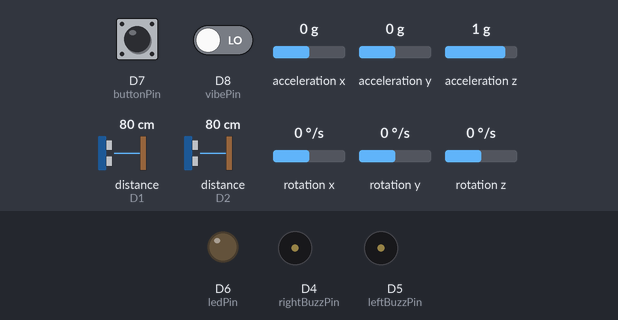
Recording of a sketch running on a simulated Arduino MKR. On the bench: output pins drawn as LEDs (lit = HIGH), buzzer (waves = sounding, pin HIGH). Wiring (inferred from the names in the program): 2 × ultrasonic range finder: trigger D0, echo D1 / trigger D3, echo D2; MPU-6050 motion sensor at I2C address 0x68. Inputs (shaded band) come from the test bench; at power-on: D7 (buttonPin) LOW, distance to the obstacle (sensors on D1, D2) 80 cm, D8 (vibePin) LOW, acceleration x 0 g, acceleration y 0 g, acceleration z 1 g, rotation x 0 °/s, rotation y 0 °/s, rotation z 0 °/s. The echo pulse lasts 58.3 µs per cm; WiFi joins after 1.5 s; servers stay silent unless stated; uploads are accepted with an empty reply; pins used as bus, display or sensor lines are not drawn; what the sketch prints to the serial monitor is not drawn.

Above: at 2.7 s.
2.8 s: D7 (buttonPin) pulled HIGH for 0.15 s
At 2.94 s:
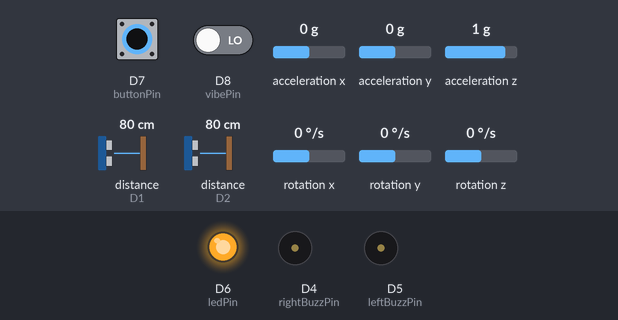
4.5 s: distance to the obstacle (sensor on D1) set to 34 cm
6.0 s: distance to the obstacle (sensor on D1) set to 28 cm
At 6.3 s:
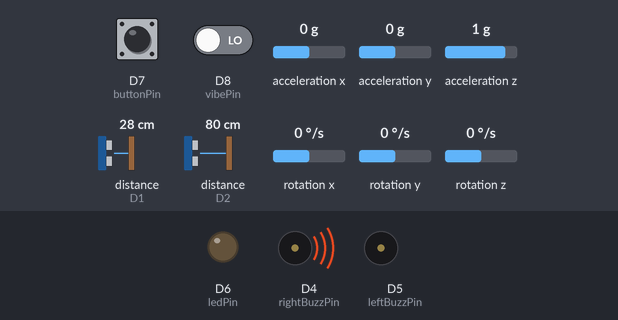
7.5 s: D8 (vibePin) driven HIGH
At 8.2 s:
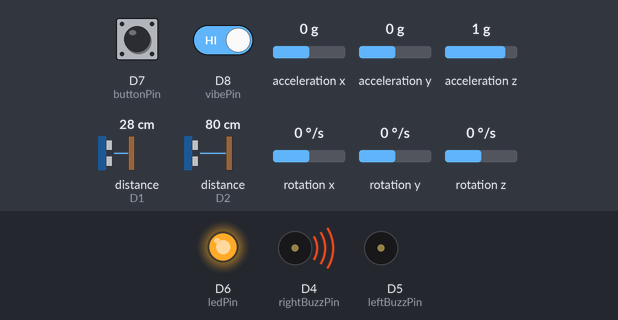
9.0 s: distance to the obstacle (sensor on D2) set to 33 cm
10.5 s: distance to the obstacle (sensor on D2) set to 27 cm
At 11.8 s:
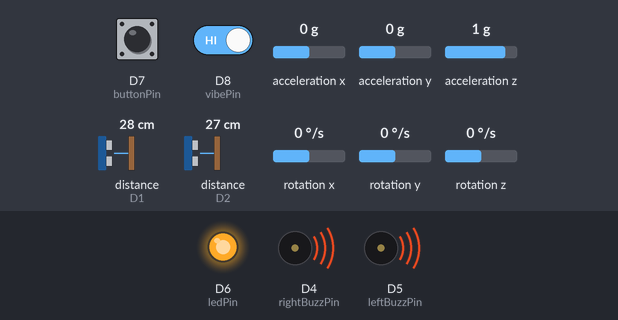
Timing chart, 0 to 13.0 s (numbered marks = the images above; inputs shaded):
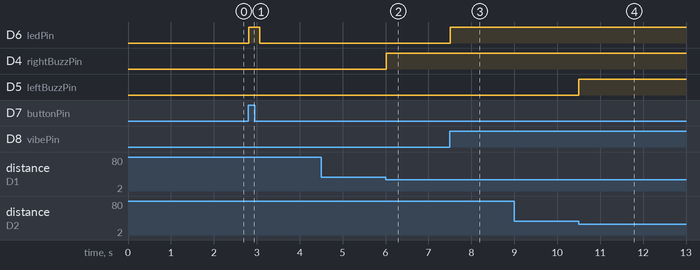

Measured:
- the behaviour switches between 31 and 30 cm on distance to the obstacle (sensor on D1) (found by bisection; images 1 and 2)
- the behaviour switches between 31 and 30 cm on distance to the obstacle (sensor on D2) (found by bisection; images 3 and 4)
- after the input at 2.8 s, D6 (ledPin): LOW → HIGH at once, → LOW 0.27 s later
- after the input at 6.0 s, D4 (rightBuzzPin): LOW → HIGH at once
- after the input at 7.5 s, D6 (ledPin): LOW → HIGH at once
- after the input at 10.5 s, D5 (leftBuzzPin): LOW → HIGH at once

The sketch:

client.ino
```cpp
/*
The system consists of an Arduino MKR1000 device serving as the client and an Arduino MKR1000 device acting like a server.
The first board is part of a wearable technology attached to a knee or a wrist band.
This wearable technology is equipped with two ultrasonic sensors, two corresponding vibration motor modules,
one accelerometer and a push button.

*/

#include <MPU6050.h>
#include <SPI.h>
#include <WiFi101.h>
#include <Wire.h>

MPU6050 mpu;

char ssid[] = "test";  //Character array that stores the name of the Wi-Fi network that the MKR1000 board will connect to
char pass[] = "test";  //Character array that stores the password of the Wi-Fi network that the MKR1000 board will connect to
int keyIndex = 0;      //Network key Index number

int status = WL_IDLE_STATUS;  //holds the Wi-Fi connection's current state
WiFiServer server(80);        //Wi-FiServer class object that represents a server that is configured to listen on port 80


#define leftEchoPin 2     // attach pin  Arduino to pin Echo of HC-SR04
#define leftTrigPin 3     //attach pin  Arduino to pin Trig of HC-SR04
#define rightBuzzPin 4    //attach pin  to buzzer Left
#define leftBuzzPin 5     //attach pin  to buzzer Left
#define distThreshold 30  //20 cm equals danger
#define rightTrigPin 0
#define rightEchoPin 1

const int buttonPin = 7;  // Type int used as input pin for the button
const int vibePin = 8;    // Type int used as input pin for the button vibe
const int ledPin = 6;     // Type int used as input pin for the LED
int buttonState = 1;      // set initial button state
int vibeState = 1;        // set initial vibe state

//defines variables
long durationLeft;   //Variable type long used to store the duration of the left HC-SR04 sensor sound wave travel
long durationRight;  // Variable type long used to store the duration of the right HC-SR04 sensor sound wave travel
int distanceLeft;    //Variable type int used to store the distance of the left HC-SR04 sensor sound wave travel
int distanceRight;   //Variable type long used to store the distance of the right HC-SR04 sensor sound wave travel

// Used to connect to the destination IP address ISY, which is an instance of the class IPAddress.
WiFiClient client;

IPAddress ISY(172, 20, 10, 14);  //Set my target IP address

const int MPU_addr = 0x68;  // Constant of type int that is used to store the I2C address of the MPU-6050 accelerometer

int16_t AcX, AcY, AcZ, Tmp, GyX, GyY, GyZ;  //Variables of type int16_t and are used to store the raw data read from the accelerometer

float ax = 0, ay = 0, az = 0, gx = 0, gy = 0, gz = 0;  //Variables of type float and are used to store the acceleration and angular velocity values calculated from the raw data

boolean fall = false;      //Boolean variable that stores if a fall has occurred
boolean trigger1 = false;  //Boolean variable that stores if first trigger (lower threshold) has occurred
boolean trigger2 = false;  //Boolean variable that stores if second trigger (upper threshold) has occurred
boolean trigger3 = false;  //Boolean variable that stores if third trigger (orientation change) has occurred
byte trigger1count = 0;    //Byte type variable that stores the counts past since trigger 1 was set true; thus activated
byte trigger2count = 0;    //Byte type variable that stores the counts past since trigger 2 was set true; thus activated
byte trigger3count = 0;    //Byte type variable that stores the counts past since trigger 3 was set true; thus activated

int angleChange = 0;  //Type int variable that stores the angle change

void send_event(const char *event);
const char *host = "maker.ifttt.com";     //Constant of type char * used to store the host address for the IFTTT web service
const char *privateKey = "generatedkey";  //Constant of type char * used to store the private key for the IFTTT web service

void setup() {
  pinMode(rightTrigPin, OUTPUT);  //right trigPin as an OUTPUT
  pinMode(leftTrigPin, OUTPUT);   //lefttrigPin as an OUTPUT
  pinMode(leftEchoPin, INPUT);    //left echoPin as an INPUT
  pinMode(rightEchoPin, INPUT);   //right echoPin as an INPUT
  pinMode(leftBuzzPin, OUTPUT);   //leftBuzzPin as an OUTPUT
  pinMode(rightBuzzPin, OUTPUT);  //rightBuzzPin as an OUTPUT
  pinMode(ledPin, OUTPUT);        //LED pin as an OUTPUT
  pinMode(buttonPin, INPUT);      //button pin as an INPUT
  pinMode(vibePin, INPUT);        //vibe sensor pin an an INPUT


  Serial.begin(9600);  //9600 of baudrate speed
  Serial.println("Arduino MKR1000");

  Wire.begin();
  Wire.beginTransmission(MPU_addr);
  Wire.write(0x6B);  // PWR_MGMT_1 register
  Wire.write(0);     //launches MPU-6050
  Wire.endTransmission(true);

  //test for the shield
  if (WiFi.status() == WL_NO_SHIELD) {
    Serial.println("WiFi shield not present");

    while (true)
      ;
  }

  //attempt to establish wifi connection
  while (status != WL_CONNECTED) {
    Serial.print("Attempting to connect to SSID: ");
    Serial.println(ssid);

    status = WiFi.begin(ssid, pass);
    //delay
    delayMicroseconds(1000);
  }

  //SSID info
  Serial.print("SSID: ");
  Serial.println(WiFi.SSID());

  //IP address:
  IPAddress ip = WiFi.localIP();
  Serial.print("IP Address: ");
  Serial.println(ip);

  //received signal strength:
  long rssi = WiFi.RSSI();
  Serial.print("signal strength (RSSI):");
  Serial.print(rssi);
  Serial.println(" dBm");

  Serial.println("Initializing: MPU6050");

  while (!mpu.begin(MPU6050_SCALE_2000DPS, MPU6050_RANGE_2G)) {
    Serial.println("Unable to locate MPU6050");
    //delay
    delayMicroseconds(500);
  }
}

//Main
void loop() {

  mpu_read();

  ax = (AcX - 2050) / 16384.00;
  ay = (AcY - 77) / 16384.00;
  az = (AcZ - 1947) / 16384.00;
  gx = (GyX + 270) / 131.07;
  gy = (GyY - 351) / 131.07;
  gz = (GyZ + 136) / 131.07;

  //Amplitude calculation for all axis
  float raw_amplitude = pow(pow(ax, 2) + pow(ay, 2) + pow(az, 2), 0.5);
  int amplitude = raw_amplitude * 10;  // Mulitiplied by 10 bcz values are between 0 to 1
  Serial.println(amplitude);

  //First trigger
  if (amplitude <= 4 && trigger2 == false) {  //First threshold: Rapid move breaks the lowest threshold (0.4g)

    trigger1 = true;  //First trigger activated
    Serial.println("TRIGGER 1 ACTIVATED");
  }

  //Second trigger
  if (trigger1 == true) {
    trigger1count++;
    if (amplitude >= 5) {  //Second threshold: Rapid move breaks the medium threshold (3g)

      trigger2 = true;
      Serial.println("TRIGGER 2 ACTIVATED");
      trigger1 = false;
      trigger1count = 0;
    }
  }

  //Third trigger
  if (trigger2 == true) {
    trigger2count++;
    angleChange = pow(pow(gx, 2) + pow(gy, 2) + pow(gz, 2), 0.5);
    Serial.println(angleChange);
    if (angleChange >= 10 && angleChange <= 400) {  //Third threshold: Orientations change by 80-100 degrees
      trigger3 = true;
      trigger2 = false;
      trigger2count = 0;
      Serial.println(angleChange);
      Serial.println("TRIGGER 3 ACTIVATED");
    }
  }
  if (trigger3 == true) {
    trigger3count++;
    if (trigger3count >= 2) {
      angleChange = pow(pow(gx, 2) + pow(gy, 2) + pow(gz, 2), 0.5);
      Serial.println(angleChange);
      if ((angleChange >= 0) && (angleChange <= 20)) {  //Check if Orientation stays between 0-10 degrees => Confirmed fall
        fall = true;
        trigger3 = false;
        trigger3count = 0;
        Serial.println(angleChange);
      } else {  //False Alarm => User stood up
        trigger3 = false;
        trigger3count = 0;
        Serial.println("TRIGGER 3 DEACTIVATED");
      }
    }
  }
  if (fall == true) {  //Fall detected
    Serial.println("FALL DETECTED");
    send_event("Fall Detection");
    fall = false;
  }
  if (trigger2count >= 6) {
    trigger2 = false;
    trigger2count = 0;
    Serial.println("TRIGGER 2 DECACTIVATED");
  }
  if (trigger1count >= 6) {
    trigger1 = false;
    trigger1count = 0;
    Serial.println("TRIGGER 1 DECACTIVATED");
  }
  delayMicroseconds(100);

  // Clears the trigPin
  digitalWrite(rightTrigPin, LOW);
  delayMicroseconds(2);

  // Sets the trigPin HIGH (ACTIVE) for 10 microseconds
  digitalWrite(rightTrigPin, HIGH);
  delayMicroseconds(10);
  digitalWrite(rightTrigPin, LOW);

  //Returns duration of the sound wave travel in microseconds
  durationRight = pulseIn(rightEchoPin, HIGH);

  // Clears the trigPin
  digitalWrite(leftTrigPin, LOW);
  delayMicroseconds(2);

  // Sets the trigPin HIGH (ACTIVE) for 10 microseconds
  digitalWrite(leftTrigPin, HIGH);
  delayMicroseconds(10);
  digitalWrite(leftTrigPin, LOW);

  //Returns duration of the sound wave travel in microseconds
  durationLeft = pulseIn(leftEchoPin, HIGH);

  //Calculating distances
  distanceLeft = durationLeft * 0.034 / 2;  //Divided by 2, (back and forth)
  distanceRight = durationRight * 0.034 / 2;

  if (distanceLeft < distThreshold) {
    digitalWrite(leftBuzzPin, HIGH);
  }  //Trigger leftBuzzer
  else {
    digitalWrite(leftBuzzPin, LOW);
  }  //Turn off leftBuzzer

  if (distanceRight < distThreshold) {
    digitalWrite(rightBuzzPin, HIGH);
  }  //Trigger  rightBuzzer
  else {
    digitalWrite(rightBuzzPin, LOW);
  }  //Turn of rightBuzzer

  // Displays the distance on the Serial Monitor
  Serial.print("Distance Left: ");
  Serial.print(distanceLeft);
  Serial.println(" cm");

  Serial.print("Distance Right: ");
  Serial.print(distanceRight);
  Serial.println(" cm");


  // check for BUTTON state change
  if (digitalRead(buttonPin) == HIGH && buttonState == 0) {
    digitalWrite(ledPin, HIGH);  // Turn on led
    Serial.println("MKR server LED on");
    buttonState = 1;      // Set button closed
    sendButtonChangeH();  // http GET request => button to high
  }
  if (digitalRead(buttonPin) == LOW && buttonState == 1) {
    digitalWrite(ledPin, LOW);  // turn off led
    Serial.println("MKR server LED off");
    buttonState = 0;      // Set button open
    sendButtonChangeL();  // http GET request => button to low
  }


  // check for VIBRATION state change. Same routine as before.
  if (digitalRead(vibePin) == HIGH && vibeState == 0) {
    digitalWrite(ledPin, HIGH);
    Serial.println("MKR vibe on");
    vibeState = 1;
    sendVibeChangeH();
  }

  if (digitalRead(vibePin) == LOW && vibeState == 1) {
    digitalWrite(ledPin, LOW);
    Serial.println("MKR vibe off");
    vibeState = 0;
  }


  Vector rawAccel = mpu.readRawAccel();
  Vector normAccel = mpu.readNormalizeAccel();

  Serial.print(" Xnorm = ");
  Serial.print(normAccel.XAxis);
  Serial.print(" Ynorm = ");
  Serial.print(normAccel.YAxis);
  Serial.print(" Znorm = ");
  Serial.println(normAccel.ZAxis);


  delayMicroseconds(1000);
}

//Sent http GET request when sensor state changes
void sendButtonChangeL() {

  if (client.connect(ISY, 80)) {

    Serial.println("Connected");

    //HTTP request to set state variable to 1
    client.println(" HTTP/1.1");
    client.println("Host: 172.20.10.14");  //MKR server's IP Address
    client.println("GET /L-btn");          //This sends GET request. You can also go to your browser at
                                           //the server's IP address and see available links to perform the same actions as
                                           //the client MKR buttons
    client.println("Content-Type: text/html");
    client.print("Client Button State = ");
    client.println(buttonState);

    client.println("Authorization: Basic xxxxx");  //send authorization header
    client.println();

    //Print variable change
    Serial.print("Variable Changed to ");
    Serial.println(buttonState);

    listenToClient();  //Listen for MKR server response to previous request
  } else {
    Serial.println("Connection Failed, send button change L");
  }
}
void sendButtonChangeH() {

  if (client.connect(ISY, 80)) {  //check if connection to MKR server is made

    Serial.println("Connected");

    //Make a HTTP request to set state variable 1
    client.println(" HTTP/1.1");
    client.println("Host: 172.20.10.14");
    client.println("GET /H-btn");
    client.println("Content-Type: text/html");
    client.print("Client Button State = ");
    client.println(buttonState);

    client.println("Authorization: Basic xxxxx");  //send authorization header
    client.println();

    //Print variable change
    Serial.print("Variable Changed to ");
    Serial.println(buttonState);

    listenToClient();  //Listen for MKR server response to previous request
  } else {
    Serial.println("Connection Failed H");
  }
}

void sendVibeChangeH() {

  if (client.connect(ISY, 80)) {  //check if connection to MKR server is made

    Serial.println("Connected");

    //Make a HTTP request to set state variable 1
    client.println(" HTTP/1.1");
    client.println("Host: 172.20.10.14");
    client.println("GET /H-vibe");
    client.println("Content-Type: text/html");
    client.print("Client Vibration State = ");
    client.println(vibeState);

    client.println("Authorization: Basic xxxxx");  //Send authorization header
    client.println();

    //variable change
    Serial.print("Variable Changed to ");
    Serial.println(vibeState);

    listenToClient();  //Listen for MKR server response to previous request
  } else {
    Serial.println("Connection Failed,den sindethike");
  }
}

// listen for and print response from MKR server
void listenToClient() {

  unsigned long startTime = millis();
  bool received = false;

  while ((millis() - startTime < 5000) && !received) {  // listen for 5 seconds
    while (client.available()) {
      received = true;
      char c = client.read();
      Serial.write(c);
    }
  }
  client.stop();
  Serial.println();
}

void mpu_read() {
  Wire.beginTransmission(MPU_addr);
  Wire.write(0x3B);  // starting with register 0x3B (ACCEL_XOUT_H)
  Wire.endTransmission(false);
  Wire.requestFrom(MPU_addr, 14, true);  // request a total of 14 registers

  AcX = Wire.read() << 8 | Wire.read();  // 0x3B (ACCEL_XOUT_H) & 0x3C (ACCEL_XOUT_L)
  AcY = Wire.read() << 8 | Wire.read();  // 0x3D (ACCEL_YOUT_H) & 0x3E (ACCEL_YOUT_L)
  AcZ = Wire.read() << 8 | Wire.read();  // 0x3F (ACCEL_ZOUT_H) & 0x40 (ACCEL_ZOUT_L)
  Tmp = Wire.read() << 8 | Wire.read();  // 0x41 (TEMP_OUT_H) & 0x42 (TEMP_OUT_L)
  GyX = Wire.read() << 8 | Wire.read();  // 0x43 (GYRO_XOUT_H) & 0x44 (GYRO_XOUT_L)
  GyY = Wire.read() << 8 | Wire.read();  // 0x45 (GYRO_YOUT_H) & 0x46 (GYRO_YOUT_L)
  GyZ = Wire.read() << 8 | Wire.read();  // 0x47 (GYRO_ZOUT_H) & 0x48 (GYRO_ZOUT_L)
}

void send_event(const char *event) {
  Serial.print("Connecting to ");
  Serial.println(host);
  WiFiClient client;
  const int httpPort = 80;
  if (!client.connect(host, httpPort)) {
    Serial.println("Connection failed");
    return;
  }

  String url = "/trigger/";
  url += event;
  url += "/with/key/";
  url += privateKey;
  Serial.print("Requesting URL: ");
  Serial.println(url);
  client.print(String("GET ") + url + " HTTP/1.1\r\n" + "Host: " + host + "\r\n" + "Connection: close\r\n\r\n");
  while (client.connected()) {
    if (client.available()) {
      String line = client.readStringUntil('\r');
      Serial.print(line);
    } else {
      delayMicroseconds(50);
    };
  }
  Serial.println();
  Serial.println("closing connection");
  client.stop();
}
```
